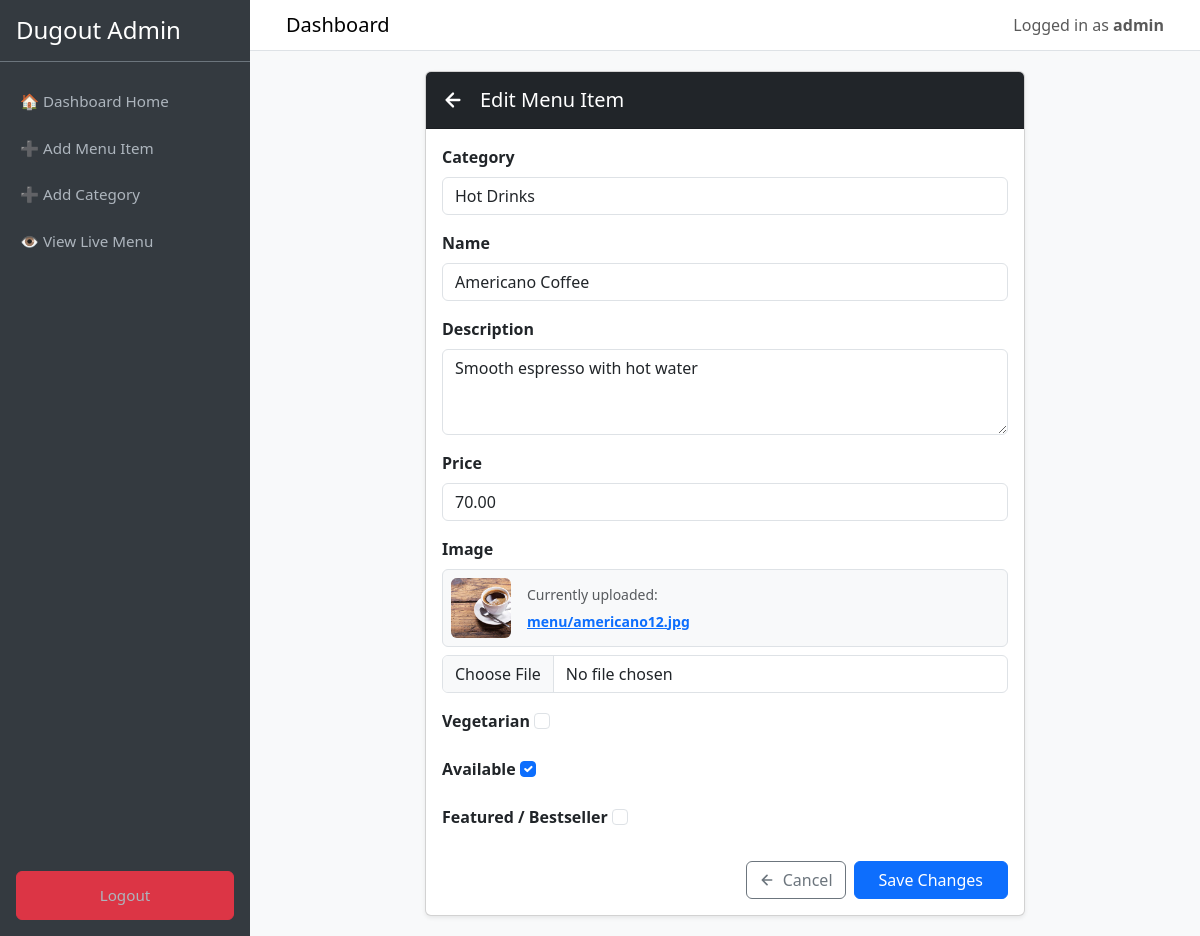
Page /dashboard/item/2/edit/ (signed in) on the committed database.
### menu/models.py (models this page shows, shortened)
class MenuItem(models.Model):
    category = models.ForeignKey(Category,on_delete=models.CASCADE,related_name='items')
    name = models.CharField(max_length=200)
    description = models.TextField(blank=True)
    price = models.DecimalField(max_digits=8, decimal_places=2)
    image = models.ImageField(upload_to='menu_images/', blank=True, null=True)
    is_veg = models.BooleanField(default=False, verbose_name="Vegetarian")
    is_available = models.BooleanField(default=True, verbose_name="Available")
    is_featured = models.BooleanField(default=False, verbose_name="Featured / Bestseller")
    created_at = models.DateTimeField(auto_now_add=True)
    class Meta:
        ordering = ['name']

### menu/views.py (the view)
# urls.py: path('dashboard/item/<int:pk>/edit/', views.dashboard_item_update, name='dashboard_item_update'),
@login_required(login_url='menu:dashboard_login')
def dashboard_item_update(request, pk):
    item = get_object_or_404(MenuItem, pk=pk)
    if request.method == 'POST':
        form = MenuItemForm(request.POST, request.FILES, instance=item)
        if form.is_valid():
            form.save()
            messages.success(request, 'Item updated successfully!')
            return redirect('menu:dashboard_home')
    else:
        form = MenuItemForm(instance=item)
    return render(request, 'dashboard/form.html', {'form': form, 'title': 'Edit Menu Item'})

### menu/forms.py
class MenuItemForm(forms.ModelForm):
    class Meta:
        model = MenuItem
        fields = ['category', 'name', 'description', 'price', 'image', 'is_veg', 'is_available', 'is_featured']
        widgets = {
            'category': forms.Select(attrs={'class': 'form-control'}),
            'name': forms.TextInput(attrs={'class': 'form-control', 'placeholder': 'Item Name'}),
            'description': forms.Textarea(attrs={'class': 'form-control', 'rows': 3, 'placeholder': 'Item Description'}),
            'price': forms.NumberInput(attrs={'class': 'form-control', 'step': '0.01'}),
            'image': forms.FileInput(attrs={'class': 'form-control'}),
            'is_veg': forms.CheckboxInput(attrs={'class': 'form-check-input'}),
            'is_available': forms.CheckboxInput(attrs={'class': 'form-check-input'}),
            'is_featured': forms.CheckboxInput(attrs={'class': 'form-check-input'}),
        }

### menu/models.py (called while the page is built)
    def __str__(self):
        return self.name

### templates/dashboard/form.html (shortened to what this page needs)
{% extends 'dashboard/base.html' %}
{% block content %}
<div class="card shadow-sm mx-auto" style="max-width: 600px;">
    <div class="card-header bg-dark text-white d-flex align-items-center justify-content-between py-3">
        <h5 class="mb-0 d-flex align-items-center">
            <a href="{% url 'menu:dashboard_home' %}" class="text-white text-decoration-none me-3 d-flex align-items-center" title="Back to Dashboard">
                <svg width="22" height="22" viewBox="0 0 24 24" fill="none" stroke="currentColor" stroke-width="2.5" stroke-linecap="round" stroke-linejoin="round">
                    <path d="M19 12H5M12 19l-7-7 7-7"/>
                </svg>
            </a>
            {{ title }}
        </h5>
    </div>
    <div class="card-body">
        <form method="post" enctype="multipart/form-data">
            {% for field in form %}
                <div class="mb-3">
                    <label class="form-label fw-bold">{{ field.label }}</label>
                    {% if field.name == 'image' and form.instance.image %}
                        <div class="mb-2 p-2 border rounded bg-light d-flex align-items-center gap-3">
                            <img src="{{ form.instance.image.url }}" class="rounded object-fit-cover" width="60" height="60" alt="Current Image">
                            <div>
                                <div class="small text-muted mb-1">Currently uploaded:</div>
                                <a href="{{ form.instance.image.url }}" target="_blank" class="small fw-semibold">{{ form.instance.image.name }}</a>
                            </div>
                        </div>
                    {% endif %}
                    {{ field }}
                </div>
            {% endfor %}
            <div class="d-flex justify-content-end gap-2 mt-4">
                <a href="{% url 'menu:dashboard_home' %}" class="btn btn-outline-secondary d-flex align-items-center gap-2">
                    <svg width="16" height="16" viewBox="0 0 24 24" fill="none" stroke="currentColor" stroke-width="2.5" stroke-linecap="round" stroke-linejoin="round">
                        <path d="M19 12H5M12 19l-7-7 7-7"/>
                    </svg>
                    Cancel
                </a>
                <button type="submit" class="btn btn-primary px-4">Save Changes</button>
            </div>
        </form>
    </div>
</div>
{% endblock %}

### templates/dashboard/base.html (shortened to what this page needs)
<!DOCTYPE html>
<html lang="en">
<head>
    <link href="https://cdn.jsdelivr.net/npm/bootstrap@5.3.0/dist/css/bootstrap.min.css" rel="stylesheet">
</head>
<body>
    <div class="d-flex">
        {% if request.user.is_authenticated %}
        <div class="sidebar d-flex flex-column collapse d-lg-flex" id="sidebarMenu" style="width: 250px; position: sticky; top: 0; z-index: 1000;">
            <div class="p-3 text-white d-flex align-items-center justify-content-between border-bottom border-secondary">
                <h4 class="mb-0">Dugout Admin</h4>
            </div>
            <a href="{% url 'menu:dashboard_home' %}" class="mt-3">🏠 Dashboard Home</a>
            <a href="{% url 'menu:dashboard_item_create' %}">➕ Add Menu Item</a>
            <a href="{% url 'menu:dashboard_category_create' %}">➕ Add Category</a>
            <a href="{% url 'menu:menu' %}" target="_blank">👁️ View Live Menu</a>
            <div class="p-3 mt-auto">
                <a href="{% url 'menu:dashboard_logout' %}" class="btn btn-danger w-100">Logout</a>
            </div>
        </div>
        {% endif %}
        <div class="flex-grow-1" style="min-width: 0;">
            {% if request.user.is_authenticated %}
            <nav class="navbar navbar-expand-lg navbar-light bg-white border-bottom px-3 px-lg-4">
                <div class="container-fluid">
                    <span class="navbar-brand mb-0 h1">Dashboard</span>
                    <div class="ms-auto d-none d-sm-block">
                        <span class="navbar-text">Logged in as <strong>{{ request.user.username }}</strong></span>
                    </div>
                </div>
            </nav>
            {% endif %}
            <div class="content">
                {% block content %}{% endblock %}
            </div>
        </div>
    </div>
</body>
</html>

### templates/dashboard/base.html (style rules this page uses)
body { background-color: #f8f9fa; }
.sidebar { min-height: 100vh; background-color: #343a40; transition: all 0.3s ease; }
.sidebar a { color: #adb5bd; text-decoration: none; padding: 12px 20px; display: block; font-size: 0.95rem; transition: all 0.2s; }
.content { padding: 20px; }

### rows in the picture
MenuItem: form "Hot Drinks" "Americano Coffee" "Smooth espresso with hot water" "70.00" "☑", instance.image (picture), instance.image.name "menu/americano12.jpg"

### other values in the picture
{{ request.user.username }} "admin"
{{ title }} "Edit Menu Item"
{{ field.label }} "Category" "Name" "Description" "Price" "Image" "Vegetarian" "Available" "Featured / Bestseller"
